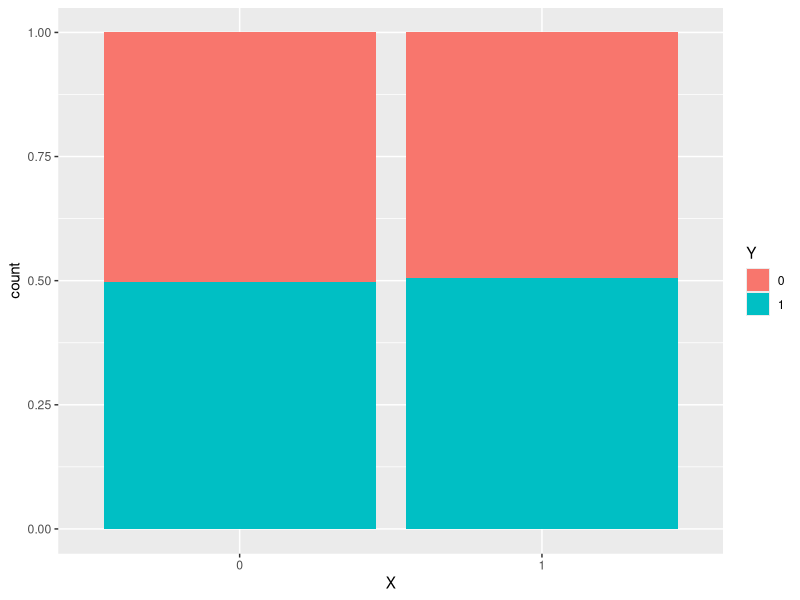
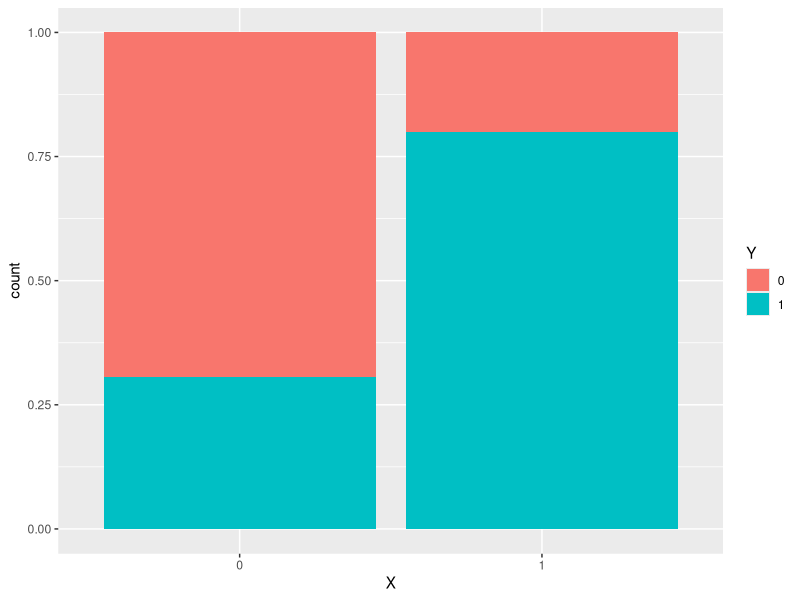

These figures' R source, in order:
## ---- chunk 1
knitr::opts_chunk$set(echo=TRUE, eval=FALSE)
## ---- chunk 2
library(ggplot2)
library(dplyr)
## ---- chunk 3
# 4 different people each flip a fair coin once
rbinom(4, size = 1, prob = 0.5)

# 4 different people flip loaded coins
# First 2 flip a coin with P(Heads) = 0.9
# Second 2 flip a coin with P(Heads) = 0.2
rbinom(4, size = 1, prob = c(0.9, 0.9, 0.2, 0.2))
## ---- chunk 4
# Before you run this code, what will the result be?
rbinom(2, size = 1, prob = c(1, 0))
## ---- chunk 5
# set.seed() ensures reproducible random numbers
set.seed(2020)
# Set sample size
n <- 1e5
# Generate a binary variable X for all n cases
X <- rbinom(n, size = 1, prob = 0.5)
Y <- rbinom(n, size = 1, prob = 0.5)
## ---- chunk 6
# We put X and Y in a dataset using data.frame()
# They are turned into categorical variables using factor()
sim_data <- data.frame(X = factor(X), Y = factor(Y))

# Proportional bar plot
ggplot(sim_data, aes(x = X, fill = Y)) +
    geom_bar(position = "fill")
## ---- chunk 7
# Generate probabilities that Y=1 that depend on the value of X
p_Y <- dplyr::case_when(
    X==1 ~ 0.8,
    X==0 ~ 0.3
)

# Simulate Y using p_Y
Y <- rbinom(n, size = 1, prob = p_Y)

# Put X, Y, and p_Y into a dataset
sim_data <- data.frame(X = factor(X), Y = factor(Y), p_Y = p_Y)

# Check that p_Y = 0.8 when X is 1
sim_data %>%
    filter(X=="1")

# Check that p_Y = 0.3 when X is 0
sim_data %>%
    filter(X=="0")

# Proportional bar plot
ggplot(sim_data, aes(x = X, fill = Y)) +
    geom_bar(position = "fill")
## ---- chunk 8
X <- rbinom(n, size = 1, prob = 0.5)
Y <- rbinom(n, size = 1, prob = 0.5)
p_Z <- dplyr::case_when(
    X==1 & Y==1 ~ 0.8,
    X==0 & Y==1 ~ 0.3,
    X==1 & Y==0 ~ 0.5,
    X==0 & Y==0 ~ 0.9
)
Z <- rbinom(n, size = 1, prob = p_Z)

# Put X, Y, and Z into a dataset
sim_data <- data.frame(X = factor(X), Y = factor(Y), Z = factor(Z))

# If we wanted to save datasets filtered on Z (Why?)
sim_data_filt_z0 <- sim_data %>% filter(Z=="0")
sim_data_filt_z1 <- sim_data %>% filter(Z=="1")
